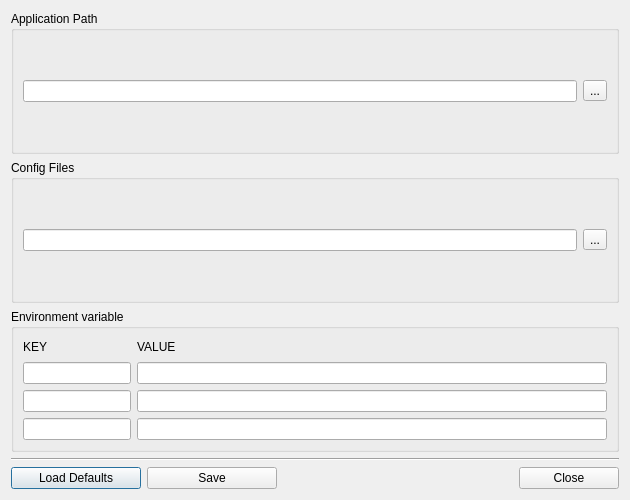
<?xml version="1.0" encoding="UTF-8"?>
<ui version="4.0">
 <class>Preferences</class>
 <widget class="QDialog" name="Preferences">
  <property name="geometry">
   <rect>
    <x>0</x>
    <y>0</y>
    <width>630</width>
    <height>500</height>
   </rect>
  </property>
  <property name="minimumSize">
   <size>
    <width>630</width>
    <height>500</height>
   </size>
  </property>
  <property name="maximumSize">
   <size>
    <width>16777215</width>
    <height>500</height>
   </size>
  </property>
  <property name="windowTitle">
   <string>Preferences</string>
  </property>
  <layout class="QVBoxLayout" name="verticalLayout">
   <item>
    <widget class="QGroupBox" name="groupBox_2">
     <property name="title">
      <string>Application Path</string>
     </property>
     <layout class="QVBoxLayout" name="verticalLayout_3">
      <item>
       <layout class="QHBoxLayout" name="horizontalLayout_6">
        <item>
         <widget class="QLineEdit" name="lineEdit_appPath">
          <property name="focusPolicy">
           <enum>Qt::StrongFocus</enum>
          </property>
          <property name="text">
           <string/>
          </property>
         </widget>
        </item>
        <item>
         <widget class="QToolButton" name="toolButton_appPath">
          <property name="focusPolicy">
           <enum>Qt::StrongFocus</enum>
          </property>
          <property name="text">
           <string>...</string>
          </property>
         </widget>
        </item>
       </layout>
      </item>
     </layout>
    </widget>
   </item>
   <item>
    <widget class="QGroupBox" name="groupBox_3">
     <property name="title">
      <string>Config Files</string>
     </property>
     <layout class="QVBoxLayout" name="verticalLayout_5">
      <item>
       <layout class="QHBoxLayout" name="horizontalLayout_8">
        <item>
         <widget class="QLineEdit" name="lineEdit_configFiles">
          <property name="focusPolicy">
           <enum>Qt::StrongFocus</enum>
          </property>
          <property name="text">
           <string/>
          </property>
         </widget>
        </item>
        <item>
         <widget class="QToolButton" name="toolButton_configFiles">
          <property name="focusPolicy">
           <enum>Qt::StrongFocus</enum>
          </property>
          <property name="text">
           <string>...</string>
          </property>
         </widget>
        </item>
       </layout>
      </item>
     </layout>
    </widget>
   </item>
   <item>
    <widget class="QGroupBox" name="groupBox">
     <property name="title">
      <string>Environment variable</string>
     </property>
     <layout class="QGridLayout" name="gridLayout">
      <item row="1" column="1">
       <widget class="QLineEdit" name="lineEdit_envValueRenderman">
        <property name="focusPolicy">
         <enum>Qt::StrongFocus</enum>
        </property>
        <property name="text">
         <string/>
        </property>
       </widget>
      </item>
      <item row="0" column="1">
       <widget class="QLabel" name="label_6">
        <property name="text">
         <string>VALUE</string>
        </property>
       </widget>
      </item>
      <item row="3" column="0">
       <widget class="QLineEdit" name="lineEdit_envKeyPath">
        <property name="sizePolicy">
         <sizepolicy hsizetype="Maximum" vsizetype="Fixed">
          <horstretch>0</horstretch>
          <verstretch>0</verstretch>
         </sizepolicy>
        </property>
        <property name="focusPolicy">
         <enum>Qt::StrongFocus</enum>
        </property>
        <property name="text">
         <string/>
        </property>
       </widget>
      </item>
      <item row="2" column="0">
       <widget class="QLineEdit" name="lineEdit_envKeyMaya">
        <property name="sizePolicy">
         <sizepolicy hsizetype="Maximum" vsizetype="Fixed">
          <horstretch>0</horstretch>
          <verstretch>0</verstretch>
         </sizepolicy>
        </property>
        <property name="focusPolicy">
         <enum>Qt::StrongFocus</enum>
        </property>
        <property name="text">
         <string/>
        </property>
       </widget>
      </item>
      <item row="1" column="0">
       <widget class="QLineEdit" name="lineEdit_envKeyRenderman">
        <property name="sizePolicy">
         <sizepolicy hsizetype="Maximum" vsizetype="Fixed">
          <horstretch>0</horstretch>
          <verstretch>0</verstretch>
         </sizepolicy>
        </property>
        <property name="focusPolicy">
         <enum>Qt::StrongFocus</enum>
        </property>
        <property name="text">
         <string/>
        </property>
       </widget>
      </item>
      <item row="0" column="0">
       <widget class="QLabel" name="label_5">
        <property name="text">
         <string>KEY</string>
        </property>
       </widget>
      </item>
      <item row="3" column="1">
       <widget class="QLineEdit" name="lineEdit_envValuePath">
        <property name="focusPolicy">
         <enum>Qt::StrongFocus</enum>
        </property>
        <property name="text">
         <string/>
        </property>
       </widget>
      </item>
      <item row="2" column="1">
       <widget class="QLineEdit" name="lineEdit_envValueMaya">
        <property name="focusPolicy">
         <enum>Qt::StrongFocus</enum>
        </property>
        <property name="text">
         <string/>
        </property>
       </widget>
      </item>
     </layout>
    </widget>
   </item>
   <item>
    <widget class="Line" name="line">
     <property name="orientation">
      <enum>Qt::Horizontal</enum>
     </property>
    </widget>
   </item>
   <item>
    <layout class="QHBoxLayout" name="horizontalLayout_5">
     <item>
      <widget class="QPushButton" name="btn_loadDefault">
       <property name="minimumSize">
        <size>
         <width>130</width>
         <height>0</height>
        </size>
       </property>
       <property name="text">
        <string>Load Defaults</string>
       </property>
      </widget>
     </item>
     <item>
      <widget class="QPushButton" name="btn_save">
       <property name="minimumSize">
        <size>
         <width>130</width>
         <height>0</height>
        </size>
       </property>
       <property name="focusPolicy">
        <enum>Qt::StrongFocus</enum>
       </property>
       <property name="text">
        <string>Save</string>
       </property>
      </widget>
     </item>
     <item>
      <spacer name="horizontalSpacer">
       <property name="orientation">
        <enum>Qt::Horizontal</enum>
       </property>
       <property name="sizeHint" stdset="0">
        <size>
         <width>40</width>
         <height>20</height>
        </size>
       </property>
      </spacer>
     </item>
     <item>
      <widget class="QPushButton" name="btn_close">
       <property name="minimumSize">
        <size>
         <width>100</width>
         <height>0</height>
        </size>
       </property>
       <property name="focusPolicy">
        <enum>Qt::StrongFocus</enum>
       </property>
       <property name="text">
        <string>Close</string>
       </property>
      </widget>
     </item>
    </layout>
   </item>
  </layout>
 </widget>
 <tabstops>
  <tabstop>lineEdit_appPath</tabstop>
  <tabstop>toolButton_appPath</tabstop>
  <tabstop>lineEdit_envKeyRenderman</tabstop>
  <tabstop>lineEdit_envValueRenderman</tabstop>
  <tabstop>lineEdit_envKeyMaya</tabstop>
  <tabstop>lineEdit_envValueMaya</tabstop>
  <tabstop>lineEdit_envKeyPath</tabstop>
  <tabstop>lineEdit_envValuePath</tabstop>
  <tabstop>btn_close</tabstop>
 </tabstops>
 <resources/>
 <connections/>
</ui>
